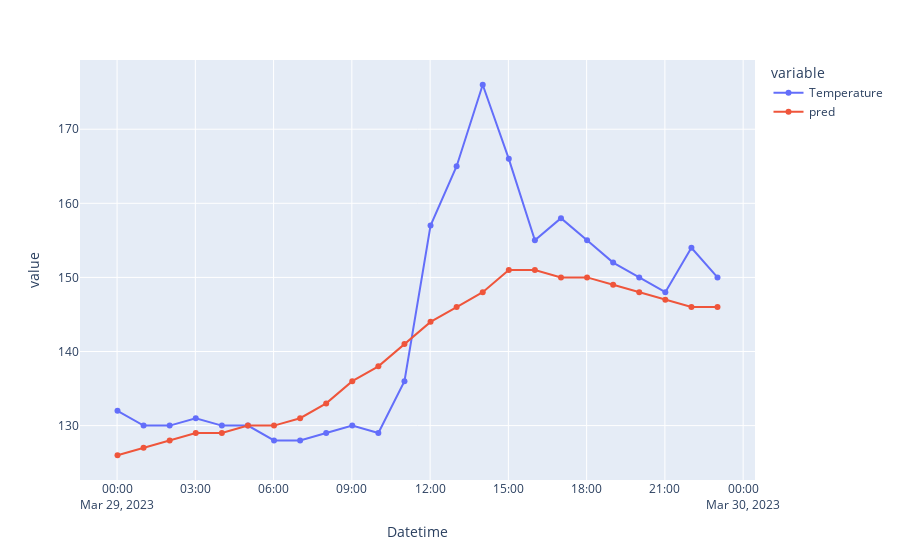

Write notebook code for a chart like this one.
### Code cell
import plotly as px
start_date = datetime(2023, 3, 29,0,1,0)
end_date = datetime(2023, 3, 31,0,1,0)
d=df_range.loc[start_date:][['Temperature']][:24]
d['pred']=example_output
d['pred']=round(d['pred'])
px.plot(d,kind='line',markers='s')

### Figure 1 — Plotly figure (JSON) as saved in the notebook; plotly's stock layout.template omitted (floating-point values rounded to 4 significant figures)
{"data": [{"hovertemplate": "variable=Temperature<br>Datetime=%{x}<br>value=%{y}<extra></extra>", "legendgroup": "Temperature", "line": {"color": "#636efa", "dash": "solid"}, "marker": {"symbol": "circle"}, "mode": "markers+lines", "name": "Temperature", "orientation": "v", "showlegend": true, "type": "scatter", "x": ["2023-03-29T00:01:00", "2023-03-29T01:01:00", "2023-03-29T02:01:00", "2023-03-29T03:01:00", "2023-03-29T04:01:00", "2023-03-29T05:01:00", "2023-03-29T06:01:00", "2023-03-29T07:01:00", "2023-03-29T08:01:00", "2023-03-29T09:01:00", "2023-03-29T10:01:00", "2023-03-29T11:01:00", "2023-03-29T12:01:00", "2023-03-29T13:01:00", "2023-03-29T14:01:00", "2023-03-29T15:01:00", "2023-03-29T16:01:00", "2023-03-29T17:01:00", "2023-03-29T18:01:00", "2023-03-29T19:01:00", "2023-03-29T20:01:00", "2023-03-29T21:01:00", "2023-03-29T22:01:00", "2023-03-29T23:01:00"], "xaxis": "x", "y": [132, 130, 130, 131, 130, 130, 128, 128, 129, 130, 129, 136, 157, 165, 176, 166, 155, 158, 155, 152, 150, 148, 154, 150], "yaxis": "y"}, {"hovertemplate": "variable=pred<br>Datetime=%{x}<br>value=%{y}<extra></extra>", "legendgroup": "pred", "line": {"color": "#EF553B", "dash": "solid"}, "marker": {"symbol": "circle"}, "mode": "markers+lines", "name": "pred", "orientation": "v", "showlegend": true, "type": "scatter", "x": ["2023-03-29T00:01:00", "2023-03-29T01:01:00", "2023-03-29T02:01:00", "2023-03-29T03:01:00", "2023-03-29T04:01:00", "2023-03-29T05:01:00", "2023-03-29T06:01:00", "2023-03-29T07:01:00", "2023-03-29T08:01:00", "2023-03-29T09:01:00", "2023-03-29T10:01:00", "2023-03-29T11:01:00", "2023-03-29T12:01:00", "2023-03-29T13:01:00", "2023-03-29T14:01:00", "2023-03-29T15:01:00", "2023-03-29T16:01:00", "2023-03-29T17:01:00", "2023-03-29T18:01:00", "2023-03-29T19:01:00", "2023-03-29T20:01:00", "2023-03-29T21:01:00", "2023-03-29T22:01:00", "2023-03-29T23:01:00"], "xaxis": "x", "y": [126, 127, 128, 129, 129, 130, 130, 131, 133, 136, 138, 141, 144, 146, 148, 151, 151, 150, 150, 149, 148, 147, 146, 146], "yaxis": "y"}], "layout": {"legend": {"title": {"text": "variable"}, "tracegroupgap": 0}, "margin": {"t": 60}, "xaxis": {"anchor": "y", "domain": [0, 1], "title": {"text": "Datetime"}}, "yaxis": {"anchor": "x", "domain": [0, 1], "title": {"text": "value"}}}}
